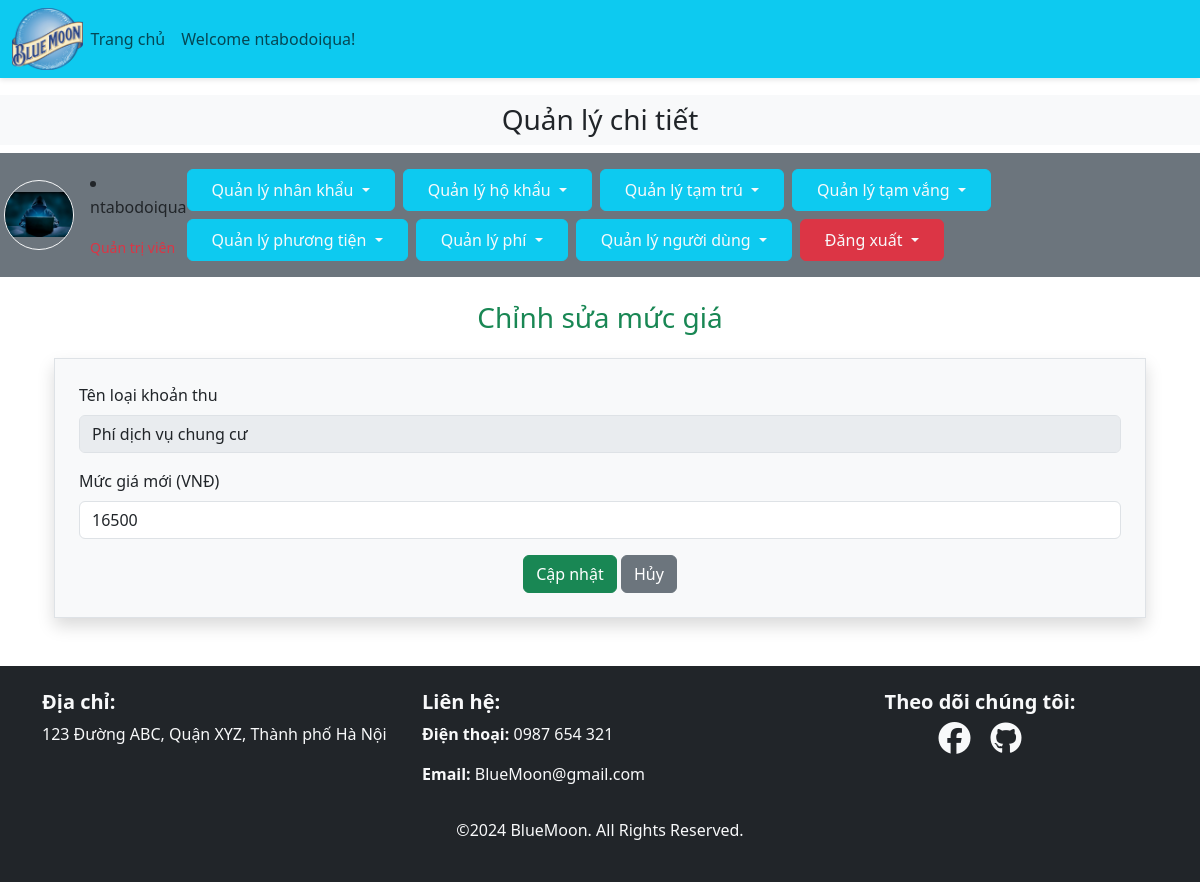
The app's page /admin_area/index.php?edit_fee_type=1 (signed in), older data.
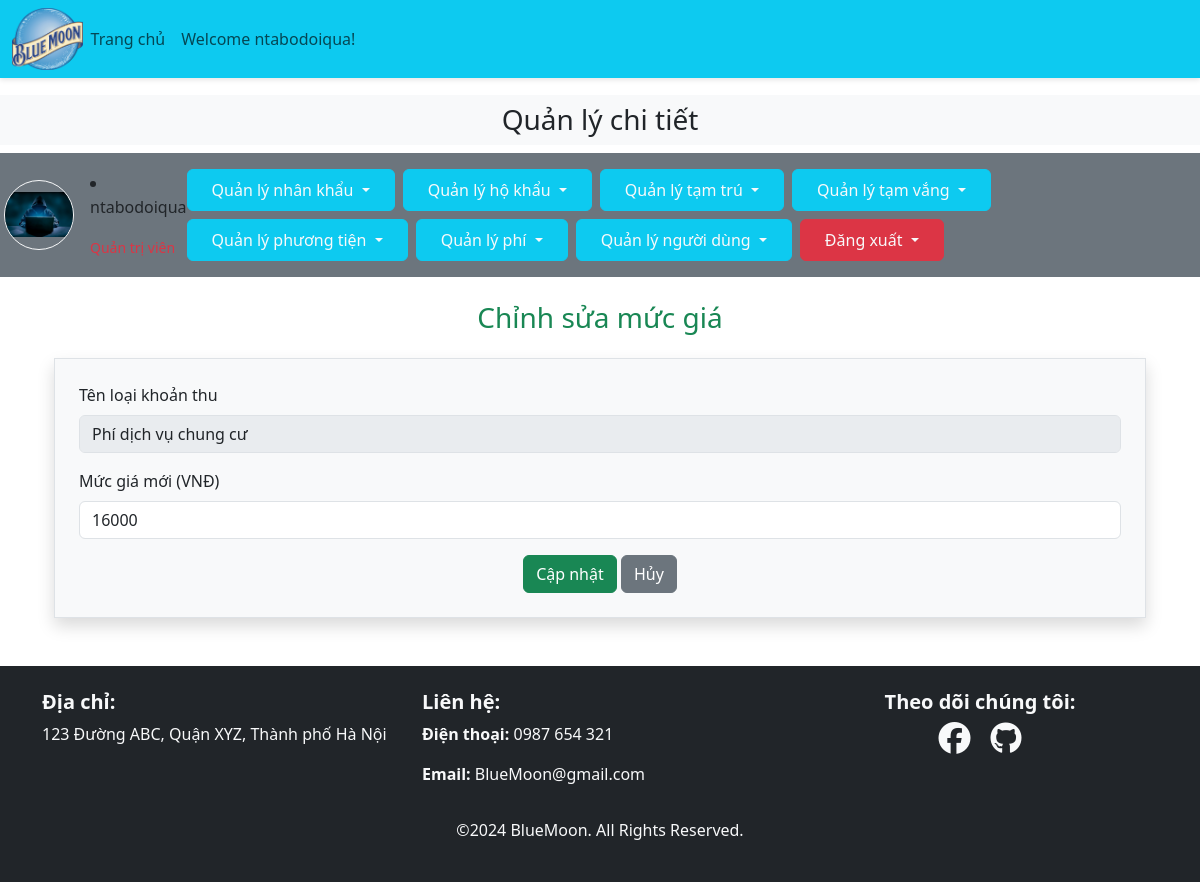
The same page, newer data.
### tables this page shows
CREATE TABLE `type_fee` (
  `type_id` int(11) NOT NULL,
  `type_name` varchar(255) NOT NULL,
  `type_rate` int(11) NOT NULL
);

### admin_area/edit_fee_type.php (the view, shortened to what this page needs)
<?php
include('../includes/connect.php');
if (isset($_GET['edit_fee_type'])) {
    $type_id = intval($_GET['edit_fee_type']);
    $query = "SELECT * FROM `type_fee` WHERE type_id = $type_id";
    $result = mysqli_query($con, $query);
    $row = mysqli_fetch_assoc($result);
    $type_name = $row['type_name'];
    $type_rate = $row['type_rate'];
} else {
    echo "<div class='alert alert-danger'>Không có ID loại khoản thu được cung cấp!</div>";
    exit;
}
?>
<h3 class="text-center text-success my-4">Chỉnh sửa mức giá</h3>
<div class="container">
    <form method="POST" class="border p-4 bg-light shadow">
        <div class="mb-3">
            <label for="type_name" class="form-label">Tên loại khoản thu</label>
            <input type="text" class="form-control" id="type_name" value="<?php echo $type_name; ?>" disabled>
        </div>
        <div class="mb-3">
            <label for="new_rate" class="form-label">Mức giá mới (VNĐ)</label>
            <input type="number" class="form-control" id="new_rate" name="new_rate" value="<?php echo $type_rate; ?>" required>
        </div>
        <div class="text-center">
            <button type="submit" name="update_fee_type" class="btn btn-success">Cập nhật</button>
            <a href="index.php" class="btn btn-secondary">Hủy</a>
        </div>
    </form>
</div>

Row changes from the older to the newer data that the page shows:
changed type_fee "Phí dịch vụ chung cư": new_rate "16500" → "16000"
